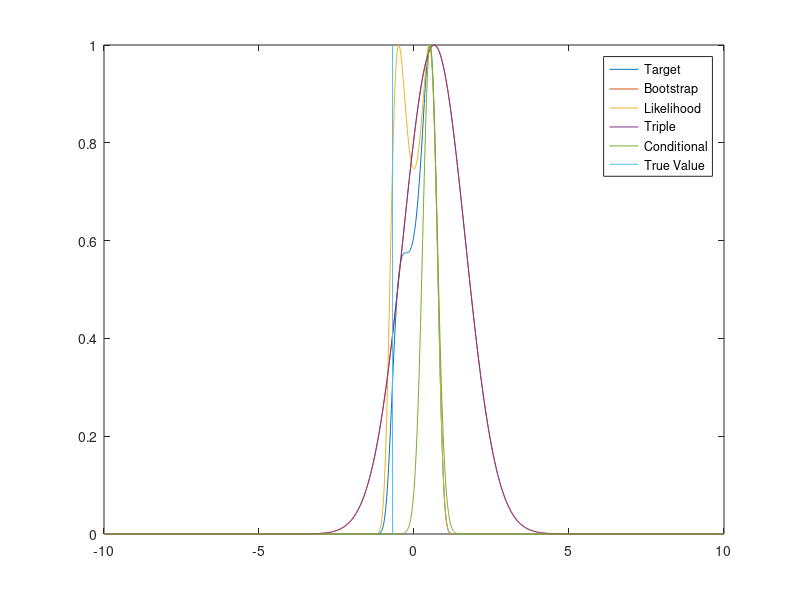

Write the MATLAB code that produced this figure.
% Gaussian Approximation of the Optimal Proposal in Wiener State Space
% Systems
% 
% optimal_proposal_comparison.m -- 2016-07-05
% Roland Hostettler <roland.hostettler@aalto.fi>

% Housekeeping
clear variables;

%% System
Q = 1;
R = 0.1;
A = 1;

mu = 0;
Sigma = 2;

g = @(x, r) x.^2 + r;
Gx = @(x, r) 2*x;
Gr = @(x, r) 1;

% g = @(x, r) cos(x) + r;
% Gx = @(x, r) -sin(x);
% Gr = @(x, r) 1;

% g = @(x, r) x + r;
% Gx = @(x, r) 1;
% Gr = @(x, r) 1;

N = 100;

%% 
xgrid = (-10:0.01:10).';
x = mu+sqrt(Sigma)*randn(1);
xsave = zeros(1, N);
ysave = zeros(1, N);
for n = 1:N
    
    %% Propagate
    q = sqrt(Q)*randn(1);
    r = sqrt(R)*randn(1);
    x_n = A*x + q;
    y_n = g(x_n, r);

    mu_n = A*mu;
    Sigma_n = A*Sigma*A' + Q;
    
    %% Illustrate
    if rem(n-1, 10) == 0
        %% Triple-Joint
        xhat_p = A*x;
        Gxn = Gx(A*mu, 0);
        Grn = Gr(A*mu, 0);
        mu_y = g(A*mu, 0);
        B = Sigma*A'*Gxn';
        C = Q*Gxn';
        D = Gxn*(A*Sigma*A'+Q)*Gxn' + Grn*R*Grn';

        yhat_p = mu_y + B'/Sigma*(x - mu);
        S = D - B'/Sigma*B;
        P = Q - C/S*C';
        xhat = xhat_p + C/S*(y_n - yhat_p);
        p_triple = normpdf(xgrid, xhat, sqrt(P));
        
        %% Conditional-Joint
        mu_y = g(A*x, 0);
        Gxn = Gx(A*x, 0);
        Grn = Gr(A*x, 0);
        C = Q*Gxn';
        S = Gxn*Q*Gxn' + Grn*R*Grn';
        
        xhat = A*x + C/S*(y_n - mu_y);
        P = Q - C/S*C';
        
        p_conditional = normpdf(xgrid, xhat, sqrt(P));
        
        %% Others
        p_likelihood = normpdf(y_n, g(xgrid, 0), sqrt(R));
        p_predict = normpdf(xgrid, A*x, sqrt(Q));
        p_target = p_likelihood.*p_predict;
        
        p_bootstrap = normpdf(xgrid, A*x, sqrt(Q));
        
        
        figure(1); clf();
        plot(xgrid, p_target/max(p_target)); hold on;
        plot(xgrid, p_bootstrap/max(p_bootstrap));
        plot(xgrid, p_likelihood/max(p_likelihood));
        plot(xgrid, p_triple/max(p_triple));
        plot(xgrid, p_conditional/max(p_conditional));
        plot([x_n, x_n], [0, 1]);
        legend('Target', 'Bootstrap', 'Likelihood', 'Triple', 'Conditional', 'True Value');
        
        pause();
    end

    %% Store
    x = x_n;
    y = y_n;
    mu = mu_n;
    Sigma = Sigma_n;
    
    xsave(:, n) = x;
    ysave(:, n) = y;
   
end






